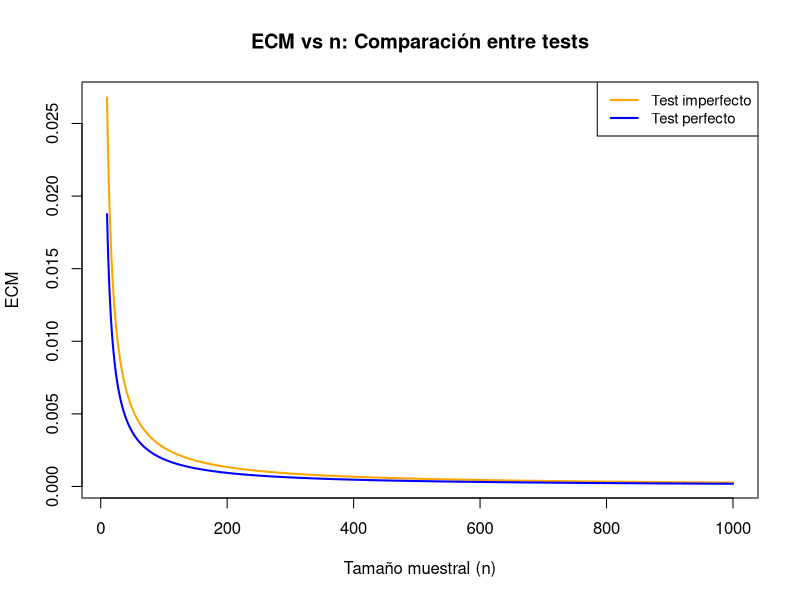
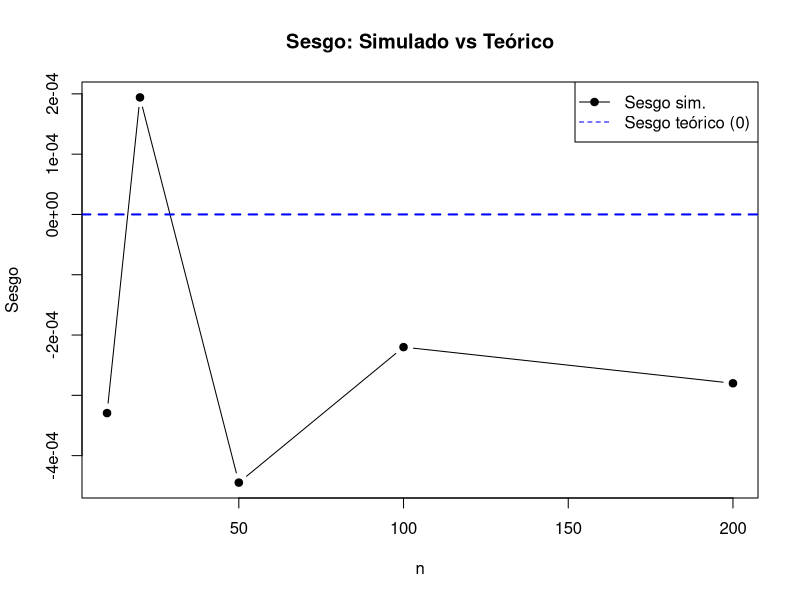
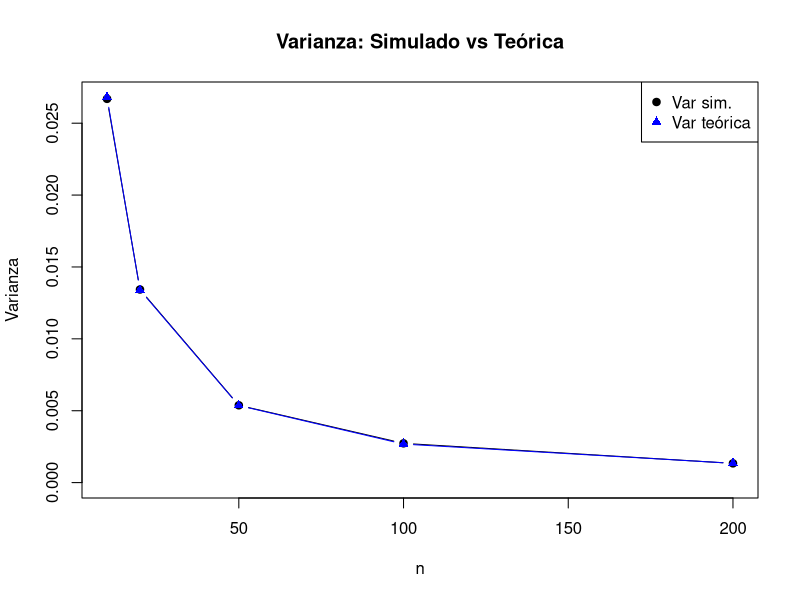
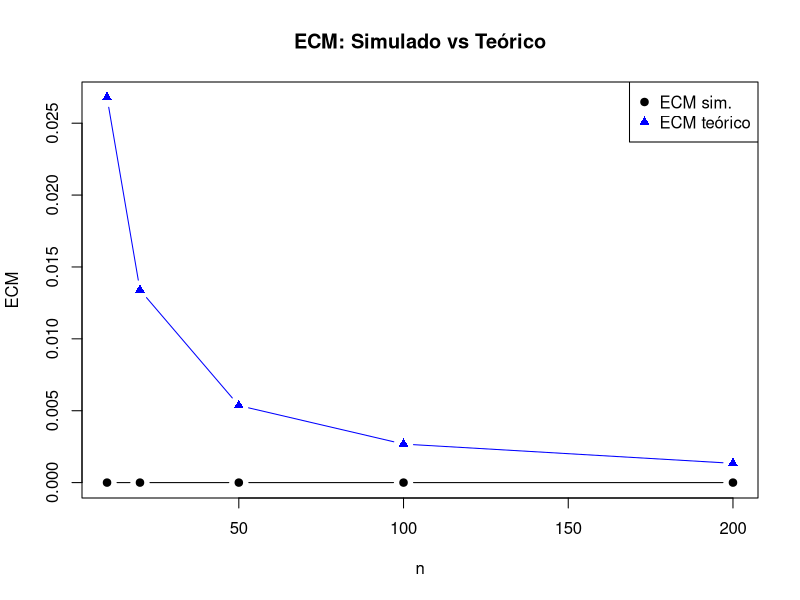
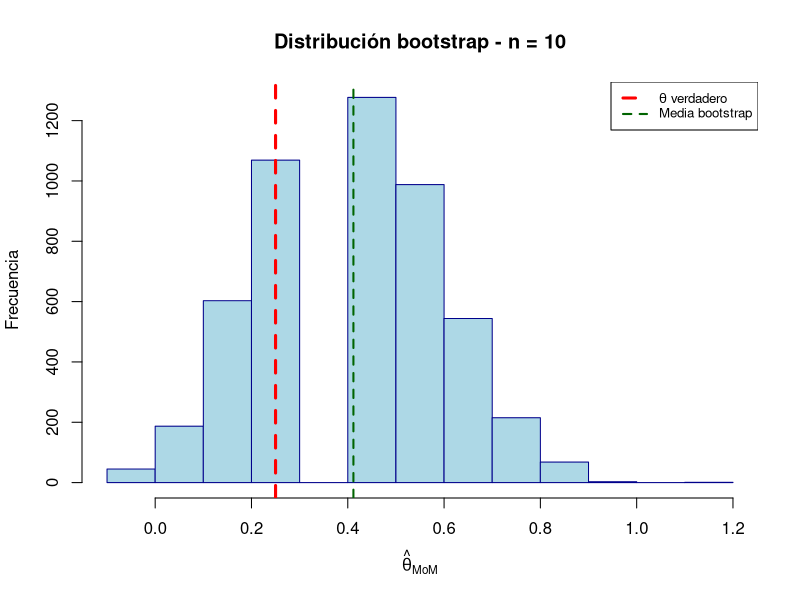

Reproduce these figures in R, in order.
## ---- chunk 1
knitr::opts_chunk$set(echo = FALSE)
## ---- chunk 2
set.seed(43)
tita <- 0.25
ns <- c(10, 20, 50, 100, 1000, 10000)
Nrep <- 5000
z <- qnorm(0.975)
cubrimientoN <- numeric(length(ns))

for (j in seq_along(ns)){
  n <- ns[j]
  cubrimiento <- numeric(Nrep)
  
  for(i in 1:Nrep){
    muestra <- rbinom(1,n,tita)
    estTita <- muestra/n
    termino <- z * sqrt((estTita*(1-estTita))/n)
    intervalo <- c(estTita - termino, estTita + termino)
    cubrimiento[i] <- intervalo[1] <= tita && tita <= intervalo[2]
  }
  cubrimientoN[j] <- mean(cubrimiento)
}

cubrimientoEmpirico <- data.frame(n = ns, cubrimiento = cubrimientoN)
## ---- chunk 3
knitr::kable(cubrimientoEmpirico, 
             col.names = c("n", "Cubrimiento"),
             digits = 4,
             caption = "Cubrimiento empírico para diferentes n")
## ---- chunk 4
tita <- 0.25
Se <- 0.9
Sp <- 0.95
p <- (Se + Sp - 1)*tita + (1 - Sp)
ns <- 10:1000

ECM_perfecto <- tita*(1 - tita) / ns
ECM_imperfecto <- p*(1 - p) / (ns * (Se + Sp - 1)^2)

plot(ns, ECM_imperfecto, type="l", col="orange", lwd=2,
     xlab="Tamaño muestral (n)", ylab="ECM",
     main="ECM vs n: Comparación entre tests")
lines(ns, ECM_perfecto, col="blue", lwd=2)

legend("topright", legend=c("Test imperfecto", "Test perfecto"),
       col=c("orange", "blue"), lwd=2, cex=0.9)

## ---- chunk 5
# Código adaptado para mostrar solo el gráfico
tita <- 0.25
Se <- 0.9
Sp <- 0.95
ns <- c(10, 20, 50, 100, 200)
R <- 10000

resultados <- data.frame(n = ns, bias_sim = NA)

for (i in seq_along(ns)) {
  n <- ns[i]
  p_Y <- Se*tita + (1 - Sp)*(1 - tita)
  est_imp <- numeric(R)
  
  for (r in 1:R) {
    T <- rbinom(n, 1, p_Y)
    p_hat <- mean(T)
    est_imp[r] <- (p_hat - (1 - Sp)) / (Se + Sp - 1)
  }
  resultados$bias_sim[i] <- mean(est_imp) - tita
}

plot(resultados$n, resultados$bias_sim, type="b", pch=19,
     xlab="n", ylab="Sesgo",
     main="Sesgo: Simulado vs Teórico",
     ylim=range(resultados$bias_sim))
abline(h = 0, col="blue", lwd=2, lty=2)
legend("topright", legend=c("Sesgo sim.", "Sesgo teórico (0)"),
       col=c("black","blue"), pch=c(19, NA), lty=c(1,2))
## ---- chunk 6
# Cálculos para varianza
var_teo <- numeric(length(ns))
var_sim <- numeric(length(ns))

for (i in seq_along(ns)) {
  n <- ns[i]
  p_Y <- Se*tita + (1 - Sp)*(1 - tita)
  est_imp <- numeric(R)
  
  for (r in 1:R) {
    T <- rbinom(n, 1, p_Y)
    p_hat <- mean(T)
    est_imp[r] <- (p_hat - (1 - Sp)) / (Se + Sp - 1)
  }
  var_sim[i] <- var(est_imp)
  var_teo[i] <- (p_Y*(1 - p_Y)) / (n * (Se + Sp - 1)^2)
}

plot(ns, var_sim, type="b", pch=19, xlab="n", ylab="Varianza",
     main="Varianza: Simulado vs Teórica",
     ylim=c(0, max(var_sim, var_teo)))
lines(ns, var_teo, type="b", pch=17, col="blue")
legend("topright", legend=c("Var sim.", "Var teórica"),
       col=c("black","blue"), pch=c(19,17))
## ---- chunk 7
# Cálculos para ECM
ecm_sim <- numeric(length(ns))
ecm_teo <- var_teo  # insesgado

plot(ns, ecm_sim, type="b", pch=19, xlab="n", ylab="ECM",
     main="ECM: Simulado vs Teórico",
     ylim=c(0, max(ecm_sim, ecm_teo)))
lines(ns, ecm_teo, type="b", pch=17, col="blue")
legend("topright", legend=c("ECM sim.", "ECM teórico"),
       col=c("black","blue"), pch=c(19,17))
## ---- chunk 8
tita <- 0.25
Se <- 0.9
Sp <- 0.95
n <- 10
B <- 5000

# Probabilidad real
p_Y <- Se * tita + (1 - Sp) * (1 - tita)

# Muestra original
set.seed(123)  # Para reproducibilidad
T_original <- rbinom(n, 1, p_Y)

# Bootstrap
boot_est <- numeric(B)
for (b in 1:B) {
  T_boot <- sample(T_original, size = n, replace = TRUE)
  p_hat_boot <- mean(T_boot)
  boot_est[b] <- (p_hat_boot - (1 - Sp)) / (Se + Sp - 1)
}

# Histograma
hist(boot_est, breaks = 15, freq = TRUE, col = "lightblue",
     main = "Distribución bootstrap - n = 10",
     xlab = expression(hat(theta)["MoM"]), 
     ylab = "Frecuencia", border = "darkblue")
abline(v = tita, col = "red", lwd = 3, lty = 2)
abline(v = mean(boot_est), col = "darkgreen", lwd = 2, lty = 2)
legend("topright", legend = c(expression(theta*" verdadero"), "Media bootstrap"),
       col = c("red", "darkgreen"), lwd = c(3, 2), lty = c(2, 2), cex = 0.8)
## ---- chunk 9
# Tabla Bootstrap
res_df <- data.frame(
  n = c(10, 20, 50, 100, 1000),
  cubrimiento = c(0.9329, 0.9186, 0.9314, 0.9429, 0.9514),
  longitud = c(0.5680, 0.4285, 0.2782, 0.2006, 0.0638)
)

knitr::kable(res_df, digits = 4, 
             col.names = c("n", "Cubrimiento", "Longitud media"),
             caption = "IC Bootstrap Percentil (R=700, B=1000)")
## ---- chunk 10
# Tabla Asintótico
resAsint_df <- data.frame(
  n = c(10, 20, 50, 100, 1000),
  cubrimiento = c(0.9257, 0.9186, 0.9200, 0.9414, 0.9457),
  longitud = c(0.5930, 0.4366, 0.2836, 0.2013, 0.0641)
)

knitr::kable(resAsint_df, digits = 4,
             col.names = c("n", "Cubrimiento", "Longitud media"),
             caption = "IC Asintótico (R=700)")
